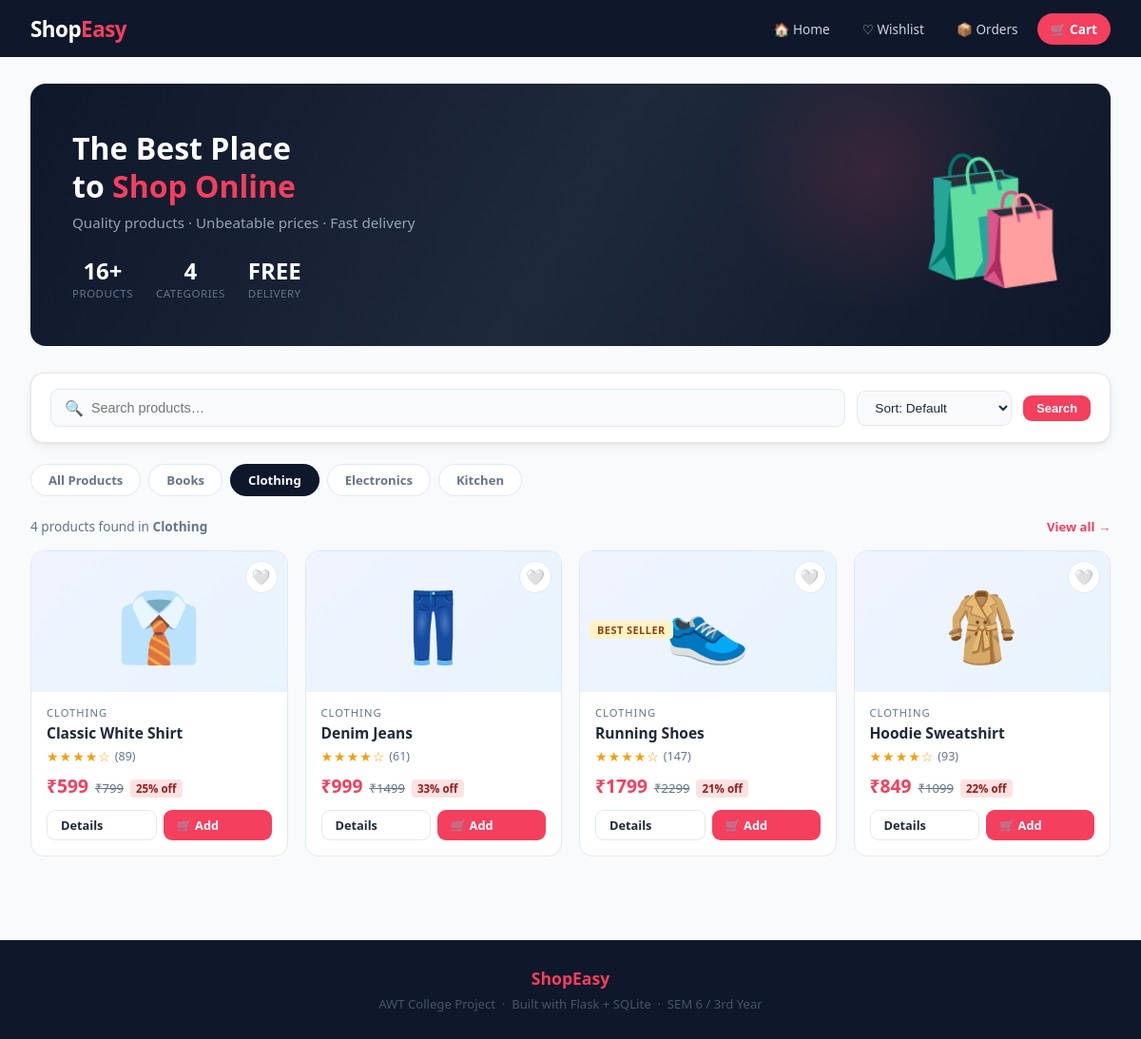
The page /?category=Clothing&search=&sort=default on the database its author committed.
### tables this page shows
CREATE TABLE products (
        id          INTEGER PRIMARY KEY AUTOINCREMENT,
        name        TEXT    NOT NULL,
        price       REAL    NOT NULL,
        orig_price  REAL,
        category    TEXT    NOT NULL,
        emoji       TEXT    NOT NULL,
        description TEXT    NOT NULL,
        stock       INTEGER NOT NULL DEFAULT 10,
        rating      REAL    NOT NULL DEFAULT 4.0,
        rating_count INTEGER NOT NULL DEFAULT 0,
        badge       TEXT    DEFAULT ''
    );

### app.py (the view)
@app.route("/")
def home():
    category = request.args.get("category", "All")
    search   = request.args.get("search", "").strip()
    sort     = request.args.get("sort", "default")
    conn = get_db()
    cats = [r["category"] for r in
            conn.execute("SELECT DISTINCT category FROM products ORDER BY category").fetchall()]
    q = "SELECT * FROM products WHERE 1=1"
    params = []
    if category != "All":
        q += " AND category=?"; params.append(category)
    if search:
        q += " AND (name LIKE ? OR description LIKE ?)"; params += [f"%{search}%"]*2
    order_map = {
        "price_asc":  "price ASC",
        "price_desc": "price DESC",
        "rating":     "rating DESC",
        "name":       "name ASC",
    }
    q += f" ORDER BY {order_map.get(sort, 'id ASC')}"
    products = conn.execute(q, params).fetchall()
    total_products = conn.execute("SELECT COUNT(*) FROM products").fetchone()[0]
    conn.close()
    cart_count  = sum(session.get("cart", {}).values())
    wish_count  = len(session.get("wishlist", []))
    return render_template("index.html",
        products=products, categories=cats,
        selected_cat=category, search=search, sort=sort,
        cart_count=cart_count, wish_count=wish_count,
        wishlist=session.get("wishlist",[]),
        total_products=total_products)

### app.py (called while the page is built)
def get_db():
    conn = sqlite3.connect(DB)
    conn.row_factory = sqlite3.Row
    return conn

### templates/index.html (shortened to what this page needs)
{% extends "base.html" %}
{% block content %}
<div class="container">
  <div class="hero">
    <div class="hero-text">
      <h1>The Best Place<br>to <span>Shop Online</span></h1>
      <p>Quality products · Unbeatable prices · Fast delivery</p>
      <div class="hero-stats">
        <div class="stat-box">
          <div class="num">{{ total_products }}+</div>
          <div class="lbl">Products</div>
        </div>
        <div class="stat-box">
          <div class="num">4</div>
          <div class="lbl">Categories</div>
        </div>
        <div class="stat-box">
          <div class="num">FREE</div>
          <div class="lbl">Delivery</div>
        </div>
      </div>
    </div>
    <div class="hero-emoji">🛍️</div>
  </div>
  <form method="GET" action="/" id="filterForm">
    <div class="filter-bar">
      <div class="search-field">
        <span style="color:var(--muted)">🔍</span>
        <input type="text" name="search" placeholder="Search products…" value="{{ search }}"/>
      </div>
      <select name="sort" onchange="document.getElementById('filterForm').submit()">
        <option value="default"  {% if sort=='default'  %}selected{% endif %}>Sort: Default</option>
      </select>
      <button type="submit" class="btn btn-red btn-sm">Search</button>
    </div>
  </form>
  <div class="cat-row">
    <a href="/?search={{ search }}&sort={{ sort }}"
       class="cat-pill {% if selected_cat=='All' %}on{% else %}off{% endif %}">All Products</a>
    {% for cat in categories %}
    <a href="/?category={{ cat }}&search={{ search }}&sort={{ sort }}"
       class="cat-pill {% if selected_cat==cat %}on{% else %}off{% endif %}">{{ cat }}</a>
    {% endfor %}
  </div>
  <div class="results-bar">
    <span>{{ products|length }} product{% if products|length != 1 %}s{% endif %} found
      {% if selected_cat != 'All' %} in <strong>{{ selected_cat }}</strong>{% endif %}
    </span>
    {% if selected_cat != 'All' or search %}
    <a href="/" style="color:var(--accent);font-size:0.82rem;font-weight:700;">View all →</a>
    {% endif %}
  </div>
  {% if products %}
  <div class="product-grid">
    {% for p in products %}
    {% set disc = ((p['orig_price'] - p['price']) / p['orig_price'] * 100)|int if p['orig_price'] else 0 %}
    <div class="pcard">
      <div class="pcard-img">
        <a href="/wishlist/toggle/{{ p['id'] }}"
           class="wish-btn {% if p['id'] in wishlist %}active{% endif %}"
           title="{% if p['id'] in wishlist %}Remove from wishlist{% else %}Add to wishlist{% endif %}">
          {% if p['id'] in wishlist %}❤️{% else %}🤍{% endif %}
        </a>
        {% if p['badge'] %}
        <div class="pcard-badge">
          <span class="product-badge {% if p['badge']=='Best Seller' %}badge-bestseller{% else %}badge-toprated{% endif %}">
            {{ p['badge'] }}
          </span>
        </div>
        {% endif %}
        {{ p['emoji'] }}
      </div>
      <div class="pcard-body">
        <div class="pcard-cat">{{ p['category'] }}</div>
        <div class="pcard-name">{{ p['name'] }}</div>
        <div class="pcard-stars">
          <span class="stars">
            {% for i in range(1,6) %}{% if i <= p['rating']|int %}★{% else %}☆{% endif %}{% endfor %}
          </span>
          <span class="star-count">({{ p['rating_count'] }})</span>
        </div>
        <div class="pcard-price-row">
          <span class="pcard-price">₹{{ "%.0f"|format(p['price']) }}</span>
          {% if p['orig_price'] %}
          <span class="orig-price">₹{{ "%.0f"|format(p['orig_price']) }}</span>
          <span class="discount">{{ disc }}% off</span>
          {% endif %}
        </div>
        <div class="pcard-actions">
          <a href="/product/{{ p['id'] }}" class="btn btn-ghost btn-sm">Details</a>
          <a href="/add_to_cart/{{ p['id'] }}" class="btn btn-red btn-sm">🛒 Add</a>
        </div>
      </div>
    </div>
    {% endfor %}
  </div>
  {% else %}
  <div class="empty-state">
    <div class="icon">😕</div>
    <p style="font-size:1.05rem;margin-bottom:16px;">No products found.</p>
    <a href="/" class="btn btn-red">View all products</a>
  </div>
  {% endif %}
</div>
{% endblock %}

### templates/base.html (style rules this page uses)
:root { --navy: #0f172a; --navy2: #1e293b; --navy3: #334155; --accent: #f43f5e; --acc2: #e11d48; --gold: #f59e0b; --green: #10b981; --blue: #3b82f6; --bg: #f8fafc; --card: #ffffff; --text: #1e293b; --muted: #64748b; --border: #e2e8f0; --radius: 12px; --shadow: 0 1px 3px rgba(0,0,0,.07), 0 4px 12px rgba(0,0,0,.05); }
*, *::before, *::after { box-sizing: border-box; margin: 0; padding: 0; }
body { font-family: 'Segoe UI', system-ui, sans-serif; background: var(--bg); color: var(--text); }
a { text-decoration: none; color: inherit; }
.container { max-width: 1200px; margin: 0 auto; padding: 28px 32px; }
.btn { display: inline-flex; align-items: center; gap: 6px; padding: 9px 20px; border-radius: 9px; border: none; cursor: pointer; font-size: 0.88rem; font-weight: 700; transition: opacity .15s, transform .1s; }
.btn-red { background: var(--accent); color: #fff; }
.btn-ghost { background: transparent; color: var(--text); border: 1.5px solid var(--border); }
.btn-sm { padding: 6px 14px; font-size: 0.8rem; }
.stars { color: var(--gold); font-size: 14px; letter-spacing: 1px; }
.star-count { color: var(--muted); font-size: 0.78rem; margin-left: 4px; }
.product-badge { display: inline-block; font-size: 0.68rem; font-weight: 800; padding: 2px 8px; border-radius: 4px; text-transform: uppercase; letter-spacing: 0.5px; }
.badge-bestseller { background: #fef3c7; color: #92400e; }
.orig-price { text-decoration: line-through; color: var(--muted); font-size: 0.82rem; }
.discount { background: #fee2e2; color: #991b1b; font-size: 0.72rem; font-weight: 800; padding: 2px 6px; border-radius: 4px; }

### rows shown on the page
products: emoji "👔", category "CLOTHING", name "Classic White Shirt", rating_count "89", price "599", orig_price "799", disc "25"
products: emoji "👖", category "CLOTHING", name "Denim Jeans", rating_count "61", price "999", orig_price "1499", disc "33"
products: badge "BEST SELLER", emoji "👟", category "CLOTHING", name "Running Shoes", rating_count "147", price "1799", orig_price "2299", disc "21"
products: emoji "🧥", category "CLOTHING", name "Hoodie Sweatshirt", rating_count "93", price "849", orig_price "1099", stock "22"

### other values the page prints
{{ total_products }} "16"
{{ cat }} "Books" "Clothing" "Electronics" "Kitchen"
{{ products|length }} "4"
{{ selected_cat }} "Clothing"
